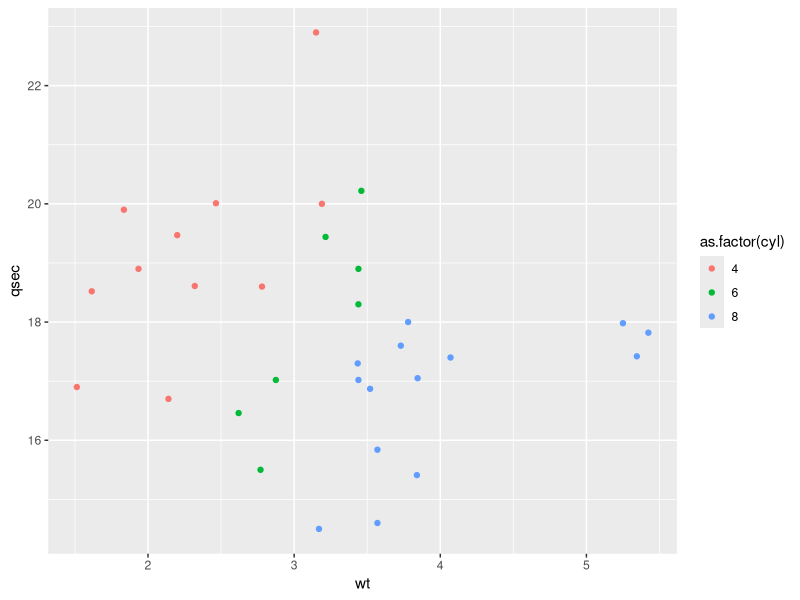
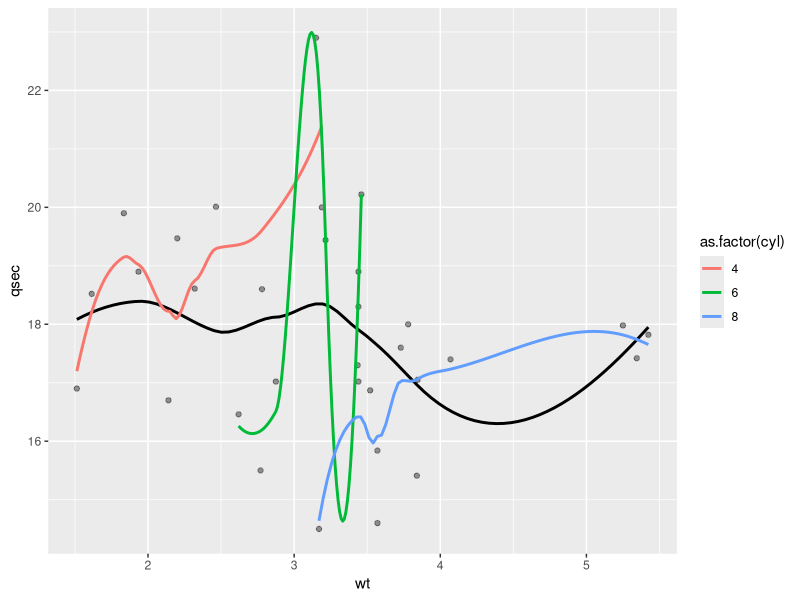
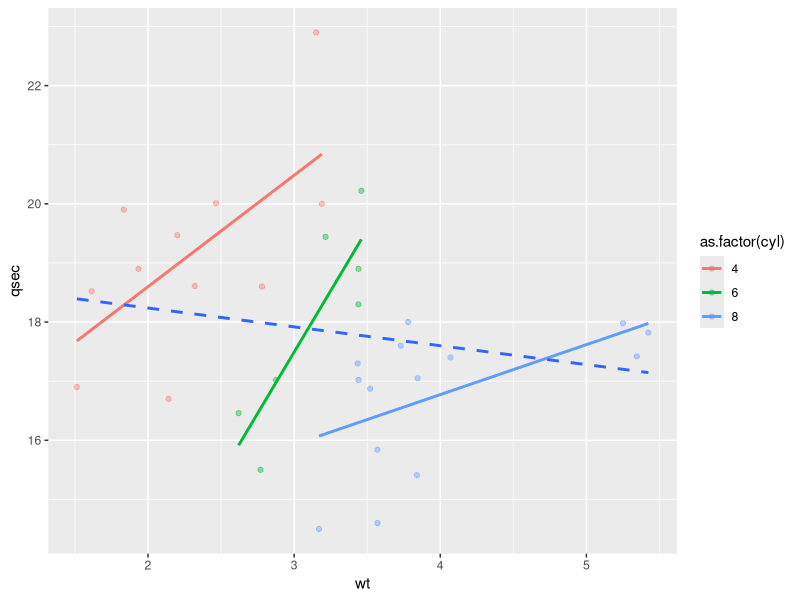
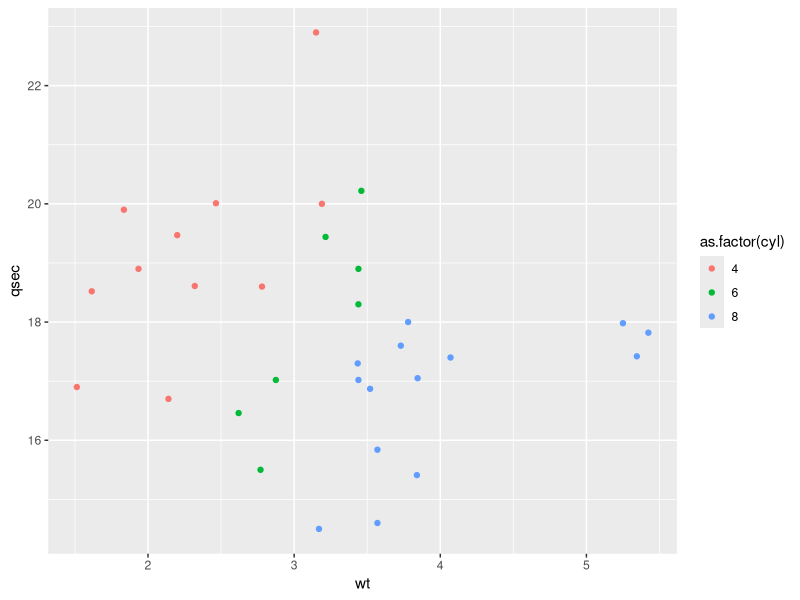
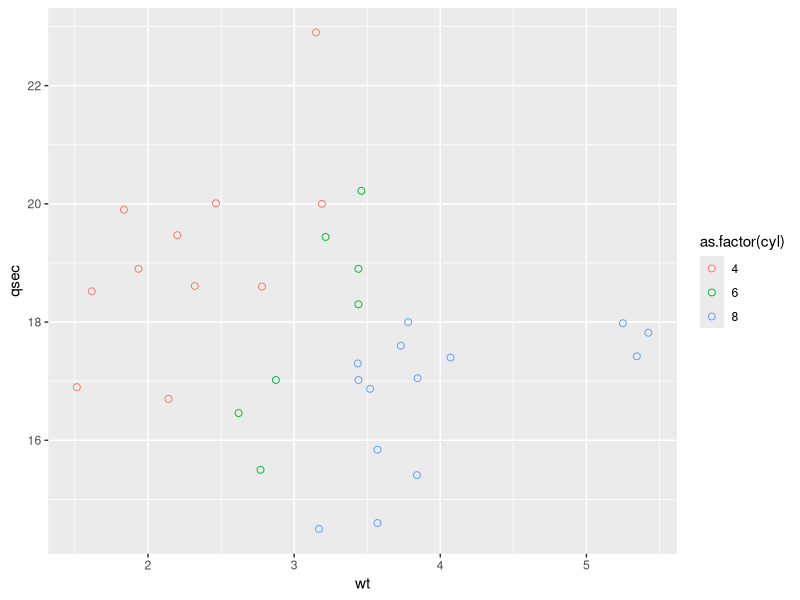
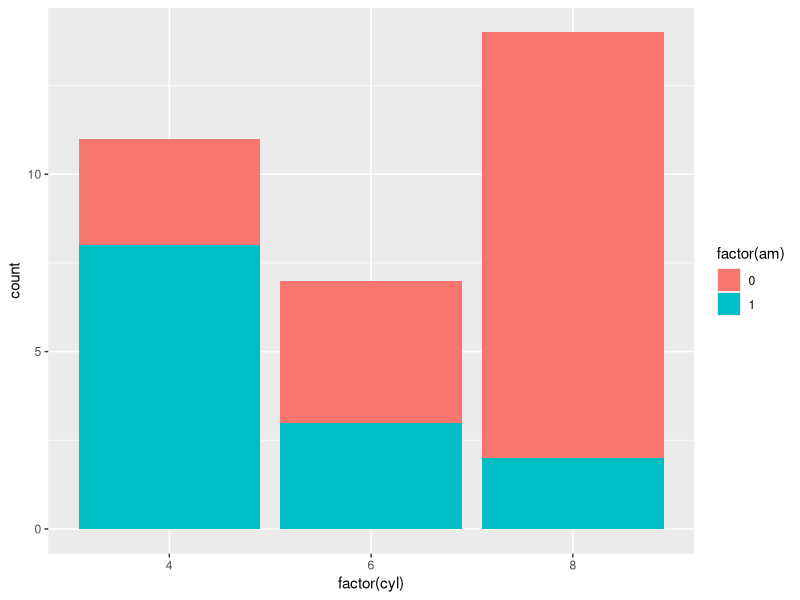
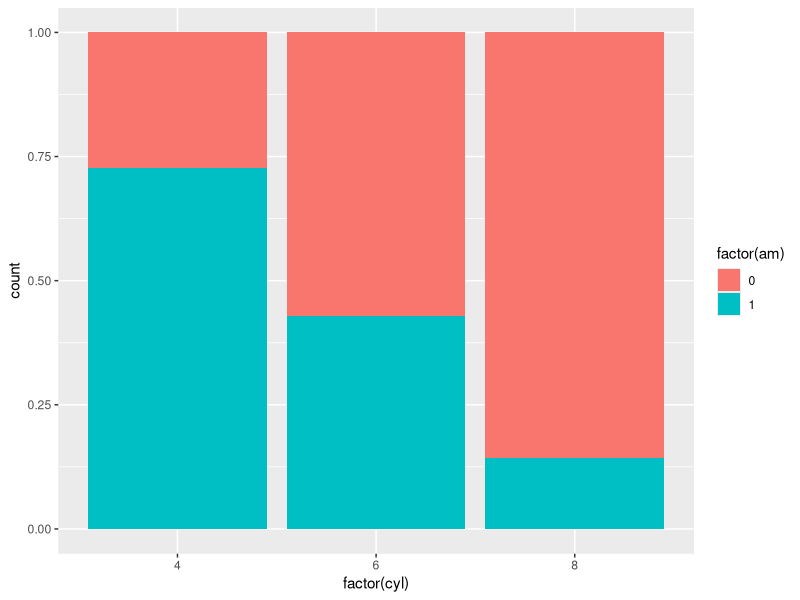
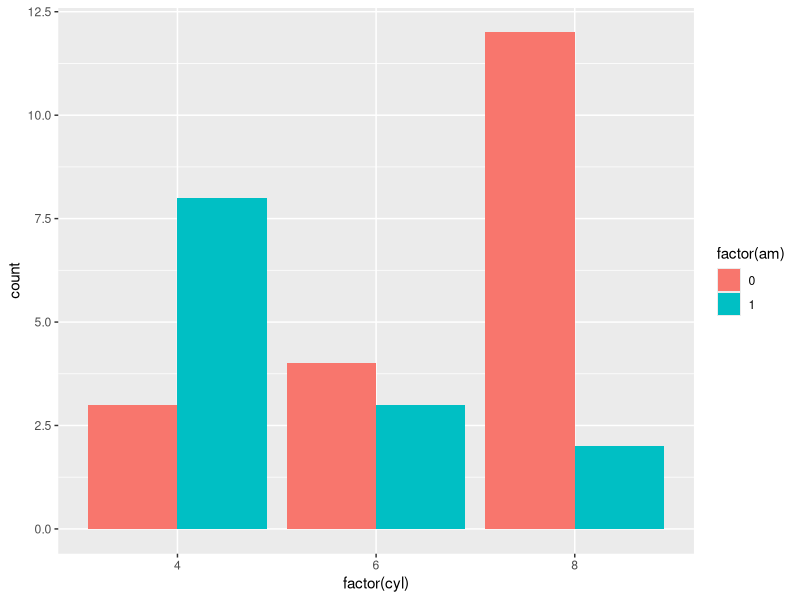

Source code (R) for these figures, in order:
## ---- chunk 1
knitr::opts_chunk$set(echo = TRUE)
## ---- chunk 2
library(ggplot2) # Load ggplot2 package
library(dplyr)
head(mtcars)
## ---- chunk 3
ggplot(mtcars,aes(x=wt,
                  y=qsec,
                  col=as.factor(cyl)))+
  geom_point()
## ---- chunk 4
ggplot(mtcars,aes(x=wt,
                  y=qsec))+
  geom_point(alpha=0.4)+
  geom_smooth(se=FALSE,col="black")+
  geom_smooth(aes(col=as.factor(cyl)),se=FALSE)
## ---- chunk 5
ggplot(mtcars,aes(x=wt,
                  y=qsec,
                  col=as.factor(cyl)))+
  geom_point(alpha=0.4)+
  geom_smooth(method = "lm", se = FALSE) +
  geom_smooth(aes(group = 1), method = "lm", se = FALSE, linetype = 2)
## ---- chunk 6
ggplot(mtcars, aes(x=wt,y=qsec, col=as.factor(cyl)))+geom_point() 
## ---- chunk 7
ggplot(mtcars, aes(x=wt,y=qsec, col=as.factor(cyl)))+geom_point(shape=1, size=2)
## ---- chunk 8
cyl_am <- ggplot(mtcars, aes(x = factor(cyl), fill = factor(am)))
cyl_am+geom_bar()
## ---- chunk 9
cyl_am+geom_bar(position="fill")
## ---- chunk 10
cyl_am+geom_bar(position="dodge")
## ---- chunk 11
val = c("darkblue", "skyblue")
lab = c("Manual", "Automatic")
 
cyl_am+geom_bar(position="dodge")+
  scale_x_discrete("Cylinders") + 
  scale_y_continuous("Number") +
  scale_fill_manual("Transmission", 
                    values = val,
                    labels = lab) 
## ---- chunk 12
ggplot(mtcars,aes(x=wt,
                  y=qsec,
                  col=as.factor(cyl)))+
  geom_point()+
  facet_grid(.~as.factor(carb))
## ---- chunk 13
ggplot(mtcars,aes(x=wt,
                  y=qsec,
                  col=as.factor(cyl)))+
  geom_point()+
  facet_grid(as.factor(am)~as.factor(carb))
## ---- chunk 14
ggplot(mtcars,aes(x=wt,
                  y=qsec,
                  col=as.factor(cyl)))+
  geom_point()+
  facet_grid(.~as.factor(carb))+
  stat_smooth(method = "lm", se = F, col = "red")
## ---- chunk 15
ggplot(mtcars,aes(x=wt,
                  y=qsec,
                  col=as.factor(cyl)))+
  geom_point()+
  stat_smooth(method = "loess", se = F)+
  stat_smooth(method = "lm", se = F,linetype="dotdash")+
  stat_smooth(method = "lm", se = F,linetype="dotdash",aes(group=1,col="All lm"))+
  stat_smooth(method = "loess",
              se = F,
              aes(group=1,col="All"),
              span=0.7)+
  stat_quantile(quantiles = 0.5,aes(group=1,col="All median lm"))
## ---- chunk 16
ggplot(mtcars,aes(x=wt,
                  y=qsec,
                  col=as.factor(cyl)))+
  geom_point()+
  facet_grid(.~as.factor(carb))+
  stat_smooth(method = "lm",
              se = F,
              col = "red")+
  scale_y_continuous("1/4 time time in sec",
                     limits=c(15,25))+
  coord_equal()
## ---- chunk 17
ggplot(mtcars, aes(x = 1, fill = as.factor(cyl)))+
  geom_bar()
## ---- chunk 18
ggplot(mtcars, aes(x = 1, fill = as.factor(cyl)))+
  geom_bar()+
  coord_polar(theta = "y")
## ---- chunk 19
ggplot(mtcars%>%filter(carb<6 & qsec>15),aes(x=wt,
                  y=qsec,
                  col=as.factor(cyl)))+
  geom_point()+
  facet_grid(.~as.factor(carb))+
  stat_smooth(method = "lm",
              se = F,
              col = "red")+
  scale_y_continuous("1/4 time time in sec",
                     limits=c(15,25))+
  theme(plot.background =element_rect(fill = "white",color="black",size=1),
        panel.grid.major = element_blank(),
        axis.line=element_line(color="red"),
        axis.ticks=element_line(color="red"),
        legend.position = "bottom")
## ---- chunk 20
ggplot(mtcars%>%filter(carb<6 & qsec>15),aes(x=wt,
                  y=qsec,
                  col=as.factor(cyl)))+
  geom_point()+
  facet_grid(.~as.factor(carb))+
  stat_smooth(method = "lm",
              se = F,
              col = "red")+
  scale_y_continuous("1/4 time time in sec",
                     limits=c(15,25))+
  theme_minimal()
